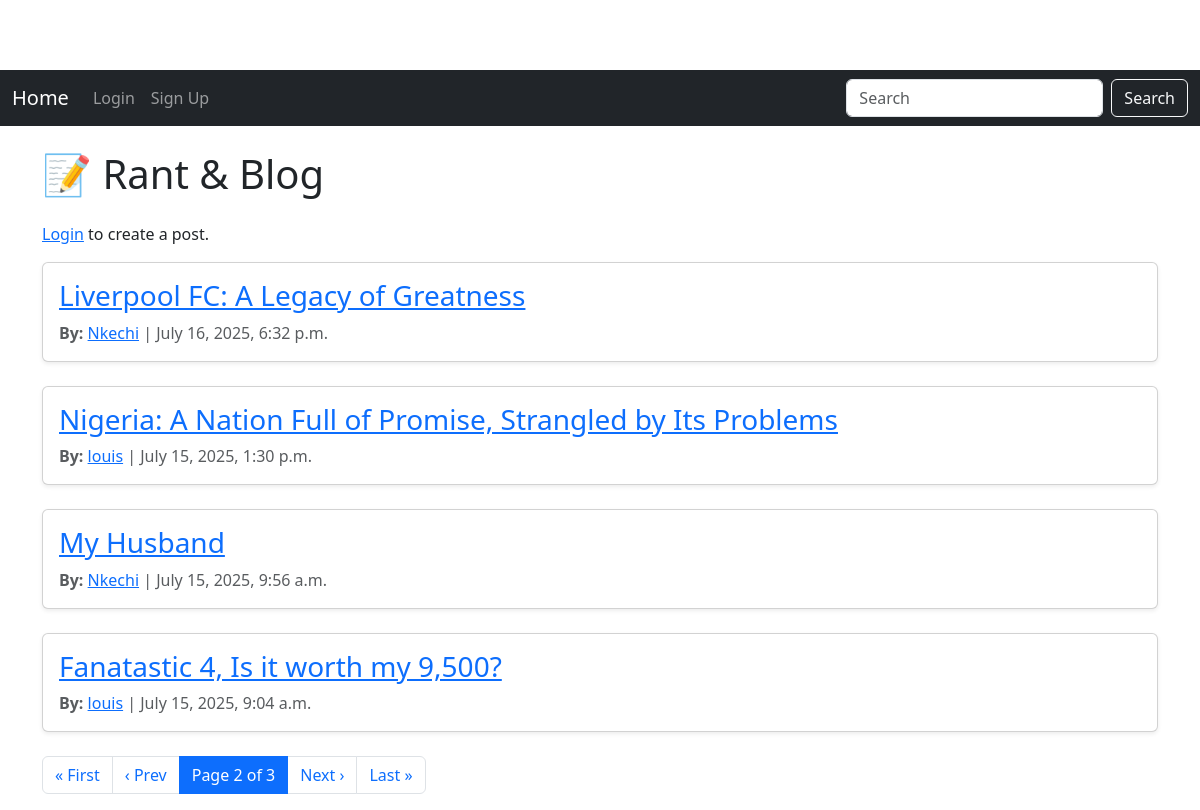
Screenshot of /?page=2 with the database file from the repository.
### blog/models.py (models this page shows, shortened)
class Post(models.Model):
    title = models.CharField(max_length=200)
    body = models.TextField()
    author = models.ForeignKey(User, on_delete=models.CASCADE)
    created_at = models.DateTimeField(auto_now_add=True) #Timestamp when post is created.
    updated_at = models.DateTimeField(auto_now=True) #Updates whenever post is edited.
    image = models.ImageField(upload_to='article_images/', blank=True, null=True)

### blog/views.py (the view)
# urls.py: path('', views.post_list, name='post_list'), #list view
def post_list(request):
    query = request.GET.get('q')
    posts = Post.objects.all()
    if query:
        posts = posts.filter(
            Q(title__icontains=query) | Q(body__icontains=query)
        )
    posts = posts.order_by('-created_at')  # Sort before pagination
    paginator = Paginator(posts, 4)
    page_number = request.GET.get('page')
    page_obj = paginator.get_page(page_number)
    return render(request, 'blog/post_list.html', {'page_obj': page_obj, 'query': query})

### blog/templates/blog/post_list.html (shortened to what this page needs)
{% extends 'blog/base.html' %}
{% block content %}
<h1 class="mb-4">📝 Rant & Blog </h1>
{% if user.is_authenticated %}
    <p>
        <a class="btn btn-success mb-3" href="{% url 'post_create' %}">+ New Post</a>
    </p>
{% else %}
    <p>
        <a href="{% url 'login' %}">Login</a> to create a post.
    </p>
{% endif %}
{% for post in page_obj %}
    <div class="card mb-4 shadow-sm">
        <div class="card-body">
            <h3 class="card-title">
                <a href="{% url 'post_detail' pk=post.pk %}">{{ post.title }}</a>
            </h3>
            <p class="card-text text-muted">
                <strong>By:</strong>
                <a href="{% url 'user_profile' username=post.author.username %}">{{ post.author.username }}</a>
                | {{ post.created_at }}
            </p>
        </div>
    </div>
{% empty %}
    <p class="text-danger">No posts found{{ request.GET.q|yesno:", matching your search." }}</p>
{% endfor %}
<div class="pagination mt-4">
    <nav aria-label="Page navigation">
        <ul class="pagination justify-content-center">
            {% if page_obj.has_previous %}
                <li class="page-item">
                    <a class="page-link" href="?{% if request.GET.q %}q={{ request.GET.q }}&{% endif %}page=1">« First</a>
                </li>
                <li class="page-item">
                    <a class="page-link" href="?{% if request.GET.q %}q={{ request.GET.q }}&{% endif %}page={{ page_obj.previous_page_number }}">‹ Prev</a>
                </li>
            {% endif %}
            <li class="page-item active">
                <span class="page-link">
                    Page {{ page_obj.number }} of {{ page_obj.paginator.num_pages }}
                </span>
            </li>
            {% if page_obj.has_next %}
                <li class="page-item">
                    <a class="page-link" href="?{% if request.GET.q %}q={{ request.GET.q }}&{% endif %}page={{ page_obj.next_page_number }}">Next ›</a>
                </li>
                <li class="page-item">
                    <a class="page-link" href="?{% if request.GET.q %}q={{ request.GET.q }}&{% endif %}page={{ page_obj.paginator.num_pages }}">Last »</a>
                </li>
            {% endif %}
        </ul>
    </nav>
</div>
{% endblock %}

### blog/templates/blog/base.html (style rules this page uses)
body { padding-top: 70px; }

### rows the page displays
Post: title "Liverpool FC: A Legacy of Greatness", author.username "Nkechi", created_at "July 16, 2025, 6:32 p.m."
Post: title "Nigeria: A Nation Full of Promise, Strangled by Its Problems", author.username "louis", created_at "July 15, 2025, 1:30 p.m."
Post: title "My Husband", author.username "Nkechi", created_at "July 15, 2025, 9:56 a.m."
Post: title "Fanatastic 4, Is it worth my 9,500?", author.username "louis", created_at "July 15, 2025, 9:04 a.m."

### other values shown
{{ page_obj.number }} "2"
{{ page_obj.paginator.num_pages }} "3"
